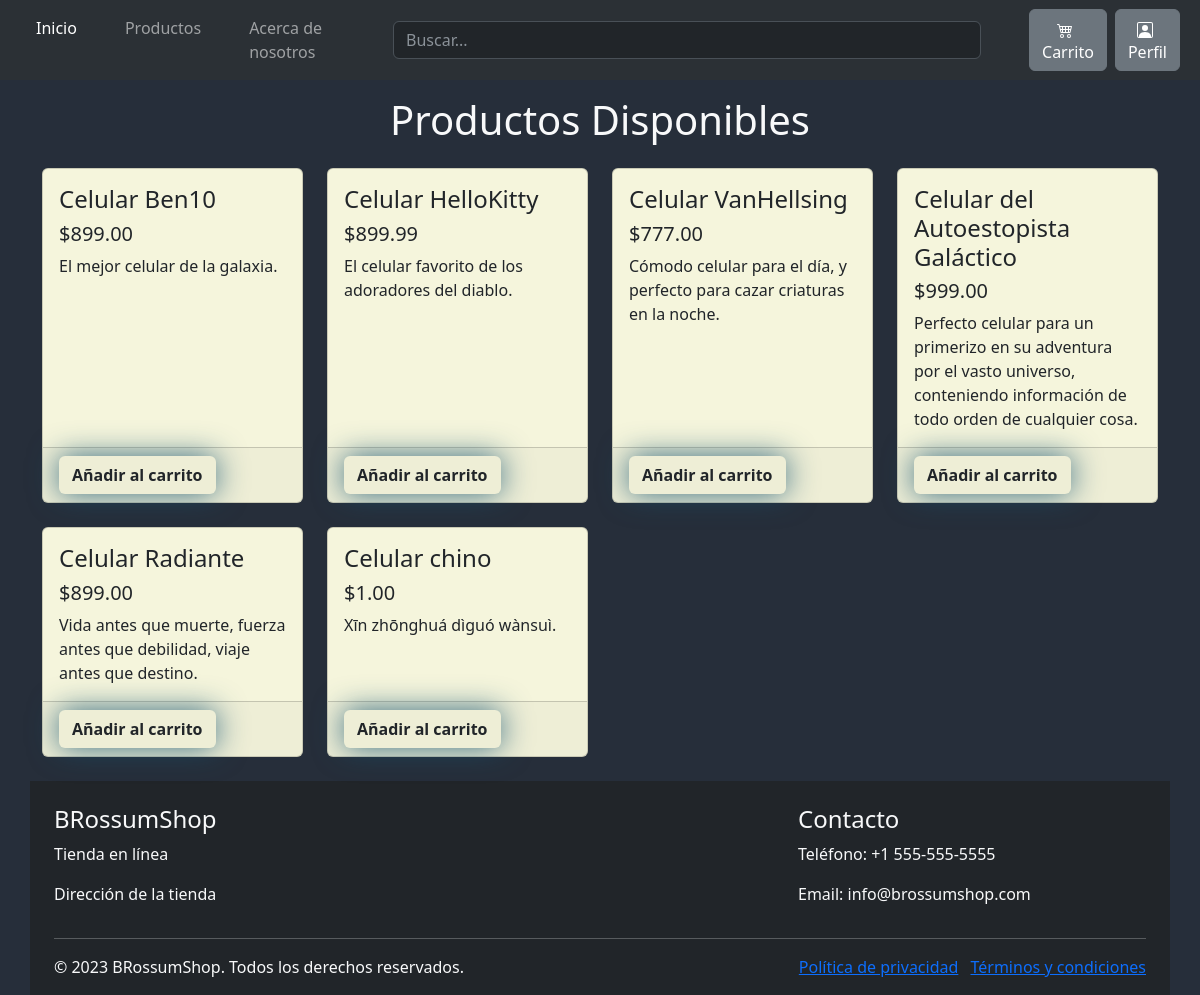
The page /producto/ on the database its author committed.
### tienda/models.py (models this page shows, shortened)
class Producto(models.Model):
    nombre = models.CharField(max_length=200, null=False, verbose_name='Nombre')
    imagen = models.CharField(max_length=500, null=False, verbose_name='Imagen')
    precio = models.DecimalField( null=False, max_digits=10, decimal_places=2, verbose_name='Precio' )
    descripcion = models.CharField(max_length=1000, default='Descripción predeterminada', verbose_name='Descripcion')
    stock = models.IntegerField(null=False, verbose_name='Stock')

### tienda/views.py (the view)
# urls.py: path('producto/', views.producto, name="producto"),
def producto(request):
    product = Producto.objects.all()
    context = {"product": product}
    return render(request, 'tienda/producto.html', context)

### tienda/templates/tienda/producto.html (shortened to what this page needs)
{% extends 'tienda/base.html' %}
{% load static %}
{% block css %}
<link rel="stylesheet" href="{% static 'tienda/'%}css/style_producto.css" />
{% endblock css %}
{% block contenido %}
<div class="container mt-4">
  <h1 class="text-center text-light pt-5">Productos Disponibles</h1>
  <div class="row mt-4">
    {% for p in product %}
    <div class="col-lg-3 col-md-6 mb-4">
      <div class="card h-100">
        <div class="card-body">
          <h4 class="card-title">{{p.nombre}}</h4>
          <h5>${{p.precio}}</h5>
          <p class="card-text">{{p.descripcion}}.</p>
        </div>
        <div class="card-footer">
          <a href="{% url 'agregar_carrito' p.id %}" class="btn btn-block Agregar">Añadir al carrito</a>
        </div>
      </div>
    </div>
    {% endfor %}
    {% endblock contenido %}

### tienda/static/tienda/css/style_producto.css (style rules this page uses)
body { background: #262e3a !important; }
.btn { display: flex; align-items: center; }
div.card { background-color: beige; }
.Agregar { background: #048ce7; padding: 10px; font-size: 16px; font-weight: 700!important; color: white; box-shadow: 0 0 30px rgba(23, 85, 114, 0.836); transition: 0.5s ease-in; }

### rows shown on the page
Producto: nombre "Celular Ben10", precio "899.00", descripcion "El mejor celular de la galaxia"
Producto: nombre "Celular HelloKitty", precio "899.99", descripcion "El celular favorito de los adoradores del diablo"
Producto: nombre "Celular VanHellsing", precio "777.00", descripcion "Cómodo celular para el día, y perfecto para cazar criaturas en la noche"
Producto: nombre "Celular del Autoestopista Galáctico", precio "999.00", descripcion "Perfecto celular para un primerizo en su adventura por el vasto universo, conteniendo información de todo orden de cualquier cosa"
Producto: nombre "Celular Radiante", precio "899.00", descripcion "Vida antes que muerte, fuerza antes que debilidad, viaje antes que destino"
Producto: nombre "Celular chino", precio "1.00", descripcion "Xīn zhōnghuá dìguó wànsuì"
